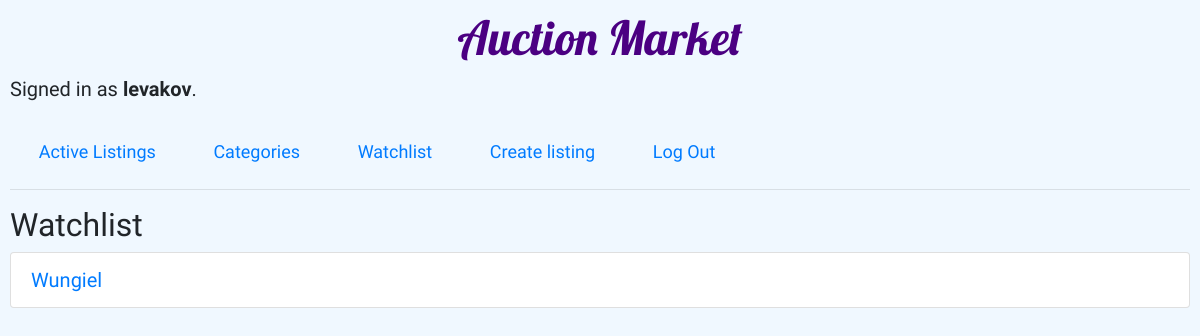
Page /watchlist (signed in) on the earlier database version.
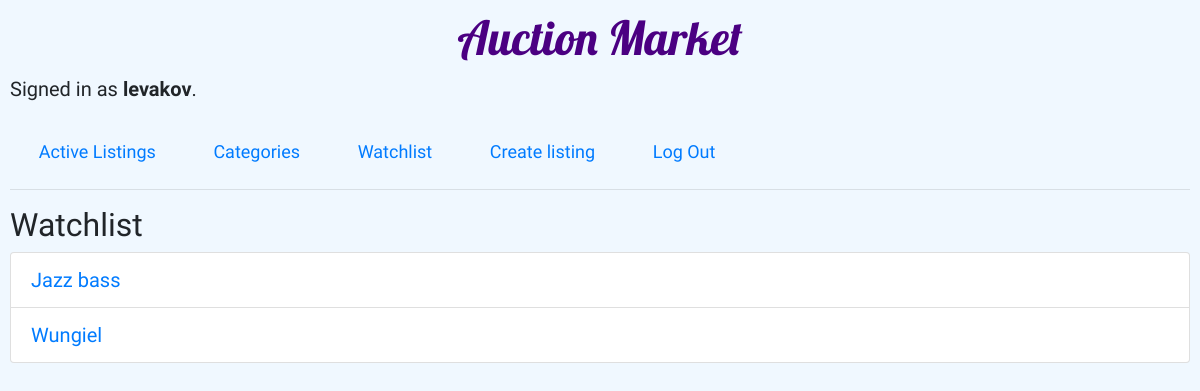
Same page on the later database version.
### auctions/models.py (models this page shows, shortened)
class User(AbstractUser):
    pass

class Watchlist(models.Model):
    auction_id = models.ForeignKey(Auctions, on_delete=models.CASCADE, related_name="auction_watchlist")
    user_id = models.ForeignKey(User, on_delete=models.CASCADE, related_name="user_watchlist")

class Auctions(models.Model):
    name = models.CharField(max_length=64)
    category = models.CharField(max_length=32)
    photo = models.URLField()
    listed_by = models.ForeignKey(User, on_delete=models.CASCADE, related_name="listed")
    def __str__(self):
        return f"{self.name}"

### auctions/views.py (the view)
# urls.py: path("watchlist", views.watchlist, name="watchlist"),
@login_required(login_url='login')
def watchlist(request):
    user_name = request.user.username
    logged_user = User.objects.get(username=user_name)
    if request.method == "POST":
        id=request.POST["id"]
        auction = Auctions.objects.get(id=id)
        item = Watchlist.objects.filter(auction_id=auction).filter(user_id=logged_user).first()
        if item is None:
            watched = Watchlist(auction_id=auction, user_id=logged_user)
            watched.save()
            alert = "Added item to watchlist"
        else:
            item.delete()
            alert = "Removed item from watchlist"
        return HttpResponseRedirect(reverse("listing", args=(id , alert)))
    else:
        watched_items = Watchlist.objects.filter(user_id=logged_user)
        return render(request, "auctions/watchlist.html", {
            "items": watched_items
        })

### auctions/templates/auctions/watchlist.html
{% extends "auctions/layout.html" %}
{% block body %}
    <h2>Watchlist</h2>
    <ul class="list-group">
    {% for item in items %}
        <li class="list-group-item"><a href='{% url 'listing' item.auction_id.id %}'>{{item.auction_id}}</a></li>
    {% endfor %}
    </ul>
{% endblock %}

### auctions/templates/auctions/layout.html (shortened to what this page needs)
{% load static %}
<!DOCTYPE html>
<html lang="en">
    <head>
        <link rel="stylesheet" href="https://stackpath.bootstrapcdn.com/bootstrap/4.4.1/css/bootstrap.min.css">
        <link href="{% static 'auctions/styles.css' %}" rel="stylesheet">
    </head>
    <body>
        <header>
            <h1>Auction Market</h1>
            <div class="user-info">
                {% if user.is_authenticated %}
                    Signed in as <strong>{{ user.username }}</strong>.
                {% else %}
                    Not signed in.
                {% endif %}
            </div>
        </header>
        <ul class="nav">
            <li class="nav-item">
                <a class="nav-link" href="{% url 'index' %}">Active Listings</a>
            </li>
            <li class="nav-item">
                <a class="nav-link" href="{% url 'categories' %}">Categories</a>
            </li>
            {% if user.is_authenticated %}
                <li class="nav-item">
                    <a class="nav-link" href="{% url 'watchlist' %}">Watchlist</a>
                </li>
                <li class="nav-item">
                    <a class="nav-link" href="{% url 'create' %}">Create listing</a>
                </li>
                <li class="nav-item">
                    <a class="nav-link" href="{% url 'logout' %}">Log Out</a>
                </li>
            {% endif %}
        </ul>
        <hr>
        {% block body %}
        {% endblock %}
    </body>
</html>

### auctions/static/auctions/styles.css (style rules this page uses)
body { padding: 10px; font-family: 'Baloo Tamma 2', cursive; background-color: aliceblue; }
header { height: 15vh; min-height: 100px; }
header h1 { font-family: 'Lobster', cursive; text-align: center; color: indigo; font-size: 47px; }
.user-info { font-size: 20px; }
.nav-link { font-size: 18px; padding: 0.5rem 1.8rem; }
.list-group-item a { font-size: 20px; }

Differences in the rows shown:
added Watchlist: auction_id "Jazz bass"
